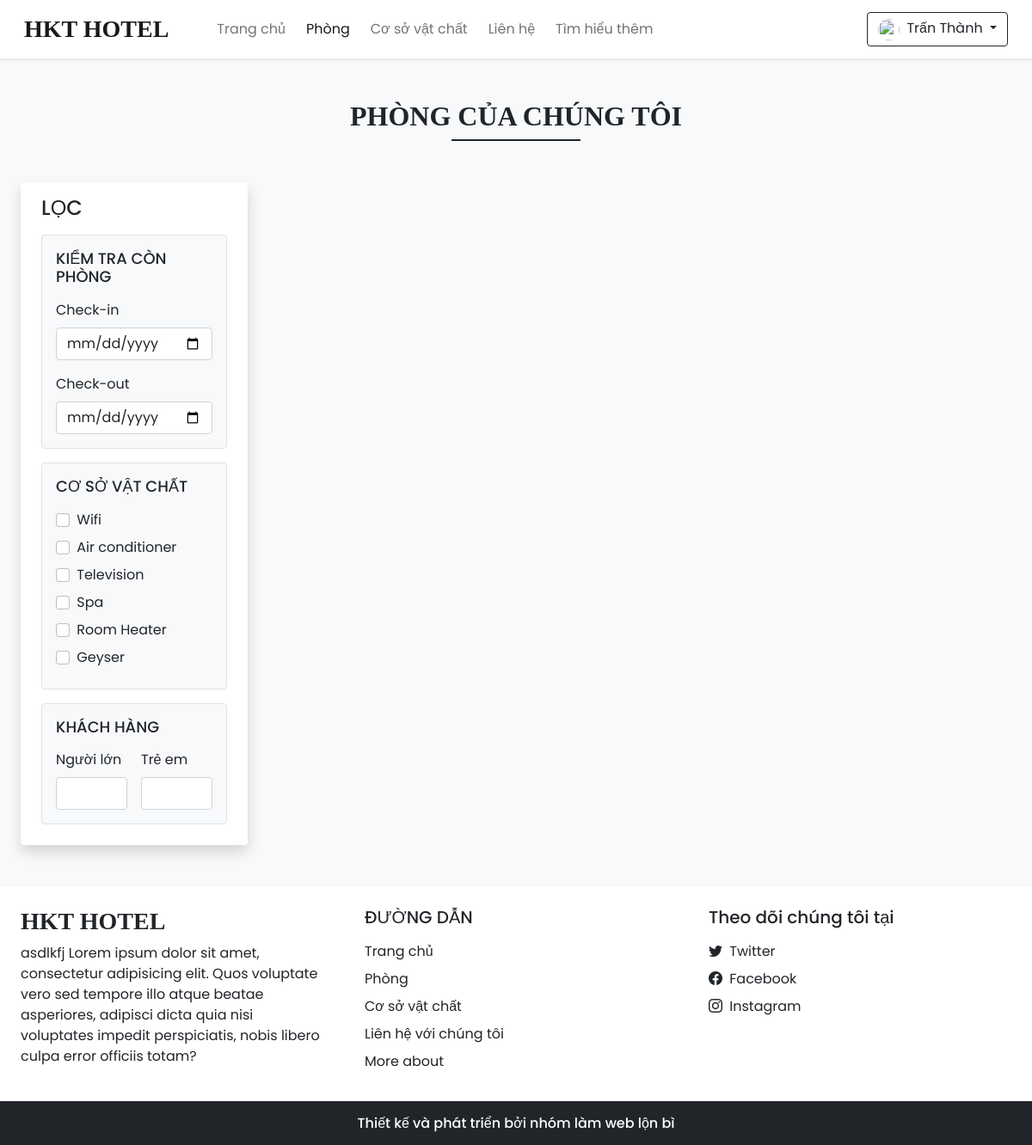
The app's page /rooms.php (signed in) with its own data.
### tables this page shows
CREATE TABLE `settings` (
  `sr_no` int(11) NOT NULL,
  `site_title` varchar(50) NOT NULL,
  `site_about` varchar(250) NOT NULL,
  `shutdown` tinyint(1) NOT NULL
);

CREATE TABLE `facilities` (
  `id` int(11) NOT NULL,
  `icon` varchar(100) NOT NULL,
  `name` varchar(50) NOT NULL,
  `description` varchar(250) NOT NULL
);

### admin/inc/db_config.php (called while the page is built, shortened)
<?php
  function selectAll($table)
  {
    $con = $GLOBALS['con'];
    $res = mysqli_query($con,"SELECT * FROM $table");
    return $res;
  }
  function select($sql,$values,$datatypes)
  {
    $con = $GLOBALS['con'];
    if($stmt = mysqli_prepare($con,$sql))
    {
      mysqli_stmt_bind_param($stmt,$datatypes,...$values);
      if(mysqli_stmt_execute($stmt)){
        $res = mysqli_stmt_get_result($stmt);
        return $res;
      }
      else{
        mysqli_stmt_close($stmt);
        die("Query cannot be executed - Select");
      }
    }
    else{
      die("Query cannot be prepared - Select");
    }
  }
?>

### rooms.php (the view, shortened to what this page needs)
<!DOCTYPE html>
<html lang="en">
<head>
  <?php require('inc/links.php'); ?>
</head>
<body class="bg-light">
  <?php
    require('inc/header.php');
    $checkin_default="";
    $checkout_default="";
    $adult_default="";
    $children_default="";
  ?>
  <div class="my-5 px-4">
    <h2 class="fw-bold h-font text-center">PHÒNG CỦA CHÚNG TÔI</h2>
    <div class="h-line bg-dark"></div>
  </div>
  <div class="container-fluid">
    <div class="row">
      <div class="col-lg-3 col-md-12 mb-lg-0 mb-4 ps-4">
        <nav class="navbar navbar-expand-lg navbar-light bg-white rounded shadow">
          <div class="container-fluid flex-lg-column align-items-stretch">
            <h4 class="mt-2">LỌC</h4>
            <div class="collapse navbar-collapse flex-column align-items-stretch mt-2" id="filterDropdown">
              <div class="border bg-light p-3 rounded mb-3">
                <h5 class="d-flex align-items-center justify-content-between mb-3" style="font-size: 18px;">
                  <span>KIỂM TRA CÒN PHÒNG</span>
                </h5>
                <label class="form-label">Check-in</label>
                <input type="date" class="form-control shadow-none mb-3" value="<?php echo $checkin_default ?>" id="checkin" onchange="chk_avail_filter()">
                <label class="form-label">Check-out</label>
                <input type="date" class="form-control shadow-none" value="<?php echo $checkout_default ?>"  id="checkout" onchange="chk_avail_filter()">
              </div>
              <div class="border bg-light p-3 rounded mb-3">
                <h5 class="d-flex align-items-center justify-content-between mb-3" style="font-size: 18px;">
                  <span>CƠ SỞ VẬT CHẤT</span>
                </h5>
                <?php
                  $facilities_q = selectAll('facilities');
                  while($row = mysqli_fetch_assoc($facilities_q))
                  {
                    echo<<<facilities
                      <div class="mb-2">
                        <input type="checkbox" onclick="fetch_rooms()" name="facilities" value="$row[id]" class="form-check-input shadow-none me-1" id="$row[id]">
                        <label class="form-check-label" for="$row[id]">$row[name]</label>
                      </div>
                    facilities;
                  }
                ?>
              </div>
              <div class="border bg-light p-3 rounded mb-3">
                <h5 class="d-flex align-items-center justify-content-between mb-3" style="font-size: 18px;">
                  <span>KHÁCH HÀNG</span>
                </h5>
                <div class="d-flex">
                  <div class="me-3">
                    <label class="form-label">Người lớn</label>
                    <input type="number" min="1" id="adults" value="<?php echo $adult_default ?>" oninput="guests_filter()" class="form-control shadow-none">
                  </div>
                  <div>
                    <label class="form-label">Trẻ em</label>
                    <input type="number" min="1" id="children" value="<?php echo $children_default ?>" oninput="guests_filter()" class="form-control shadow-none">
                  </div>
                </div>
              </div>
            </div>
          </div>
        </nav>
      </div>
      <div class="col-lg-9 col-md-12 px-4" id="rooms-data">
      </div>
    </div>
  </div>
  <?php require('inc/footer.php'); ?>
</body>
</html>

### inc/header.php (shortened to what this page needs)
<nav id="nav-bar" class="navbar navbar-expand-lg navbar-light bg-white px-lg-3 py-lg-2 shadow-sm sticky-top">
  <div class="container-fluid">
    <a class="navbar-brand me-5 fw-bold fs-3 h-font " href="index.php">
      <?php echo $settings_r['site_title'] ?></a>
    <div class="collapse navbar-collapse" id="navbarSupportedContent">
      <ul class="navbar-nav me-auto mb-2 mb-lg-0">
        <li class="nav-item">
          <a class="nav-link me-2" href="index.php">Trang chủ</a>
        </li>
        <li class="nav-item">
          <a class="nav-link me-2" href="rooms.php">Phòng</a>
        </li>
        <li class="nav-item">
          <a class="nav-link me-2" href="facilities.php">Cơ sở vật chất</a>
        </li>
        <li class="nav-item">
          <a class="nav-link me-2" href="contact.php">Liên hệ</a>
        </li>
        <li class="nav-item">
          <a class="nav-link" href="about.php">Tìm hiểu thêm</a>
        </li>
      </ul>
      <div class="d-flex">
        <?php
          if(isset($_SESSION['login']) && $_SESSION['login']==true)
          {
            $path = USERS_IMG_PATH;
            echo<<<data
              <div class="btn-group">
                <button type="button" class="btn btn-outline-dark shadow-none dropdown-toggle" data-bs-toggle="dropdown" data-bs-display="static" aria-expanded="false">
                  <img src="$path$_SESSION[uPic]" style="width: 25px; height: 25px;" class="me-1 rounded-circle">
                  $_SESSION[uName]
                </button>
                <ul class="dropdown-menu dropdown-menu-lg-end">
                  <li><a class="dropdown-item" href="profile.php">Profile</a></li>
                  <li><a class="dropdown-item" href="bookings.php">Bookings</a></li>
                  <li><a class="dropdown-item" href="logout.php">Logout</a></li>
                </ul>
              </div>
            data;
          }
        ?>
      </div>
    </div>
  </div>
</nav>

### inc/footer.php (shortened to what this page needs)
<div class="container-fluid bg-white mt-5">
  <div class="row">
    <div class="col-lg-4 p-4">
      <h3 class="h-font fw-bold fs-3 mb-2"><?php echo $settings_r['site_title'] ?></h3>
      <p>
        <?php echo $settings_r['site_about'] ?>
      </p>
    </div>
    <div class="col-lg-4 p-4">
      <h5 class="mb-3">ĐƯỜNG DẪN</h5>
      <a href="index.php" class="d-inline-block mb-2 text-dark text-decoration-none">Trang chủ</a> <br>
      <a href="rooms.php" class="d-inline-block mb-2 text-dark text-decoration-none">Phòng</a> <br>
      <a href="facilities.php" class="d-inline-block mb-2 text-dark text-decoration-none">Cơ sở vật chất</a> <br>
      <a href="contact.php" class="d-inline-block mb-2 text-dark text-decoration-none">Liên hệ với chúng tôi</a> <br>
      <a href="about.php" class="d-inline-block mb-2 text-dark text-decoration-none">More about</a>
    </div>
    <div class="col-lg-4 p-4">
        <h5 class="mb-3">Theo dõi chúng tôi tại</h5>
        <?php
          if($contact_r['tw']!=''){
            echo<<<data
              <a href="$contact_r[tw]" class="d-inline-block text-dark text-decoration-none mb-2">
                <i class="bi bi-twitter me-1"></i> Twitter
              </a><br>
            data;
          }
        ?>
        <a href="<?php echo $contact_r['fb'] ?>" class="d-inline-block text-dark text-decoration-none mb-2">
          <i class="bi bi-facebook me-1"></i> Facebook
        </a><br>
        <a href="<?php echo $contact_r['insta'] ?>" class="d-inline-block text-dark text-decoration-none">
          <i class="bi bi-instagram me-1"></i> Instagram
        </a><br>
    </div>
  </div>
</div>
<h6 class="text-center bg-dark text-white p-3 m-0">Thiết kế và phát triển bởi nhóm làm web lộn bì</h6>

### CSS/common.css (style rules this page uses)
:root { --teal: #2ec1ac; --teal_hover: #279e8c; }
* { font-family: 'Poppins', sans-serif; }
.h-font { font-family: 'Merienda', cursive; }
.h-line { width: 150px; margin: 0 auto; height: 1.7px; }

### records on screen
settings: site_title "HKT HOTEL", site_about "asdlkfj Lorem ipsum dolor sit amet, consectetur adipisicing elit. Quos voluptate vero sed tempore illo atque beatae asperiores, adipisci dicta quia nisi voluptates impedit perspiciatis, nobis libero culpa error officiis totam?"
facilities: name "Wifi"
facilities: name "Air conditioner"
facilities: name "Television"
facilities: name "Spa"
facilities: name "Room Heater"
facilities: name "Geyser"

### other values on screen
$_SESSION[uName] "Trấn Thành"
